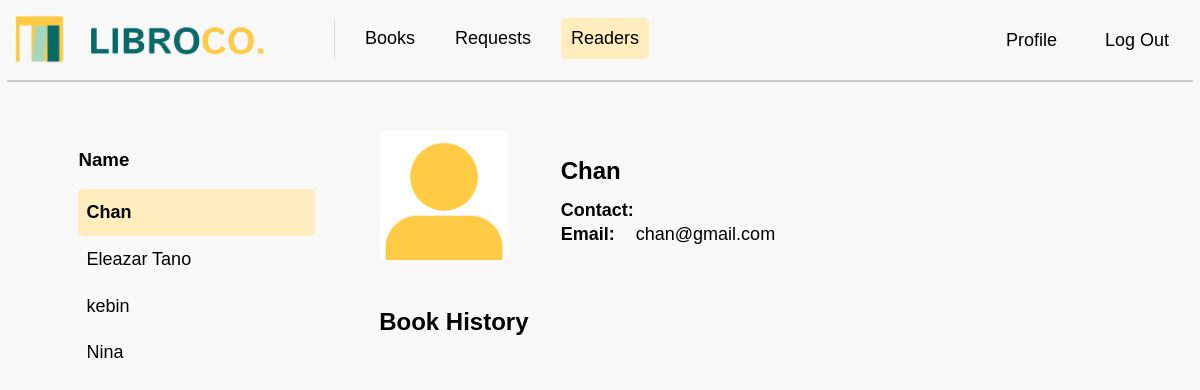
Before: /readers with the older database file.
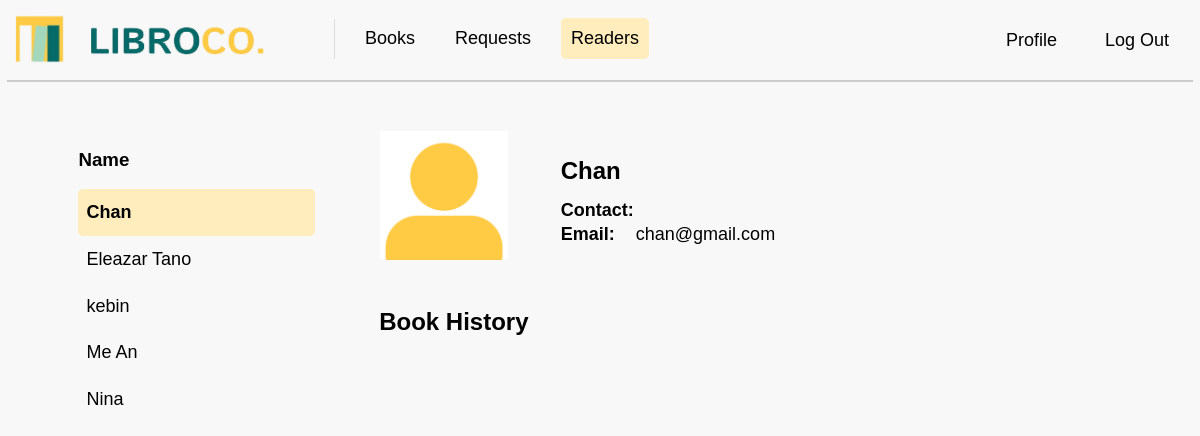
After: the same page with the newer database file.
### tables this page shows
CREATE TABLE "users" (
	"user_id"	INTEGER PRIMARY KEY AUTOINCREMENT,
	"user_name"	TEXT,
	"user_email"	TEXT,
	"user_password"	TEXT UNIQUE,
	"user_contact"	TEXT,
	"user_code"	TEXT
);

### app.py (the view)
@app.route("/readers")
def readers():
    all_users = getall_records("users")
    readers = [user for user in all_users if user["user_id"] != 1]
    readers_with_history = []
    for reader in readers:
        reader_id = reader['user_id']
        sql_history = """
            SELECT books.book_title
            FROM requests
            JOIN books ON requests.book_id = books.book_id
            WHERE requests.user_id = ?
        """
        history = getprocess(sql_history, (reader_id,))
        sql_image = """
            SELECT user_image
            FROM profileimages
            WHERE user_id = ?
        """
        user_image = getprocess(sql_image, (reader_id,))
        image_path = f"static/{user_image[0]['user_image']}" if user_image else url_for('static', filename='images/default_profile.png')
        readers_with_history.append({
            "name": reader["user_name"],
            "contact": reader["user_contact"] or "",
            "email": reader["user_email"],
            "history": [h['book_title'] for h in history],
            "user_image": image_path  # Pass the relative image path to the template
        })
    readers_with_history = sorted(readers_with_history, key=lambda x: x['name'].lower())
    return render_template("readers.html", readers=readers_with_history)

### app.py (called while the page is built)
@app.before_request
def before_request():
    print("Session data:", session)

### dbhelper.py (called while the page is built)
def getprocess(sql: str, params: tuple = ()) -> list:
    try:
        db = connect(database, timeout=30, check_same_thread=False)  # Adding timeout and thread safety
        db.row_factory = Row  # Ensure that rows are returned as dictionaries
        cursor = db.cursor()
        cursor.execute(sql, params)
        data = cursor.fetchall()  # Fetch the data
        return data
    except Error as e:
        print(f"SQLite error: {e}")
        return []
    finally:
        db.close()  # Ensure the connection is closed

def getall_records(table: str) -> list:
    try:
        db = connect(database, timeout=30, check_same_thread=False)
        db.row_factory = Row  # Ensures rows are returned as Row objects
        cursor = db.cursor()
        sql = f"SELECT * FROM `{table}`"
        cursor.execute(sql)
        data = cursor.fetchall()
        return [dict(row) for row in data]
    except Error as e:
        print(f"SQLite error: {e}")
        return []
    finally:
        db.close()  # Ensure the connection is closed

### templates/readers.html (shortened to what this page needs)
<!DOCTYPE html>
<html>
<head>
    <link rel="stylesheet" href="{{ url_for('static', filename='css/mainstyle.css') }}">
    <link rel="stylesheet" href="{{ url_for('static', filename='css/readersStyles.css') }}">
</head>
<body>
    <nav>
        <a class="navbar-brand" href="{{ url_for('books') }}">
            <img src="{{ url_for('static', filename='images/logo.png') }}" class="logo" width="250" height="50"
                alt="LibroCo. Logo">
        </a>
        <div class="navbar-links">
            <a href="{{ url_for('books') }}">Books</a>
            <a href="{{ url_for('requests') }}">Requests</a>
            <a href="{{ url_for('readers') }}" class="active">Readers</a>
        </div>
        <div class="navbar-right">
            <a href="{{ url_for('profile') }}">Profile</a>
            <a href="{{ url_for('logout') }}">Log Out</a>
        </div>
    </nav>
    <div class="divider"></div>
    <div class="container">
        <div class="readers_container">
            <h3 class="readers_header">Name</h3>
            <ol class="readers_list">
                {% for reader in readers %}
                <li data-name="{{ reader.name }}"
                    data-email="{{ reader.email }}"
                    data-contact="{{ reader.contact }}"
                    data-history="{{ ', '.join(reader.history) }}"
                    data-image="{{ reader.user_image }}"
                    onclick="showReaderDetails(this)">
                    {{ reader.name }}
                </li>
                {% endfor %}
            </ol>
        </div>
        <div class="main_content">
            <div class="profile_container">
                <div class="profile_image">
                    {% if readers %}
                        <img src="{{ url_for('static', filename=(readers[0].user_image if readers[0].user_image else 'images/default_profile.png')) }}" alt="Profile Image">
                    {% else %}
                        <img src="{{ url_for('upload_image', filename=reader.user_image) }}" alt="Profile Image">
                    {% endif %}
                </div>
                <div class="profile_details">
                    <h3 class="name">{{ readers[0].name if readers else 'No Readers' }}</h3>
                    <h5 class="label">Contact: </h5>
                    <h5 class="label">Email: <span class="email_details">{{ readers[0].email if readers else ''
                            }}</span></h5>
                </div>
            </div>
            <div class="book_history">
                <h3 class="book_history_header">Book History</h3>
            </div>
        </div>
    </div>
</body>
</html>

Changed rows visible on the page:
added users: name "Me An"
